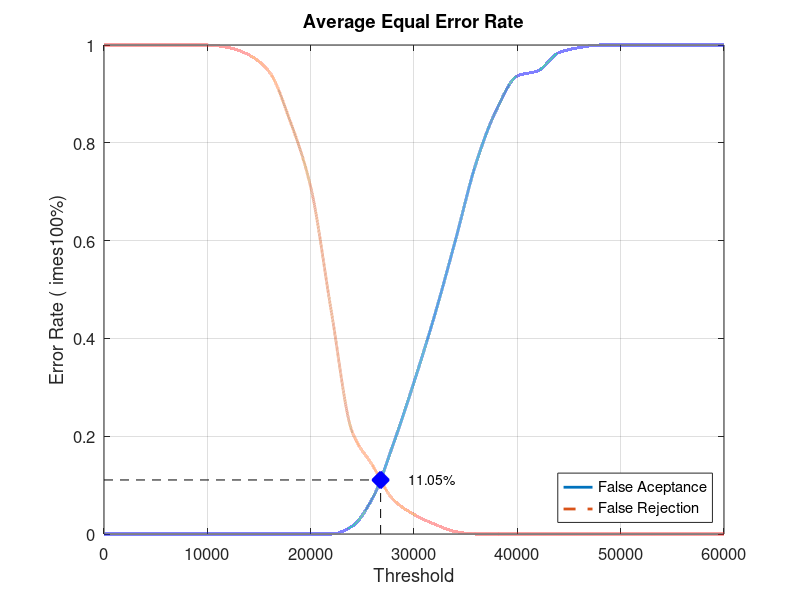
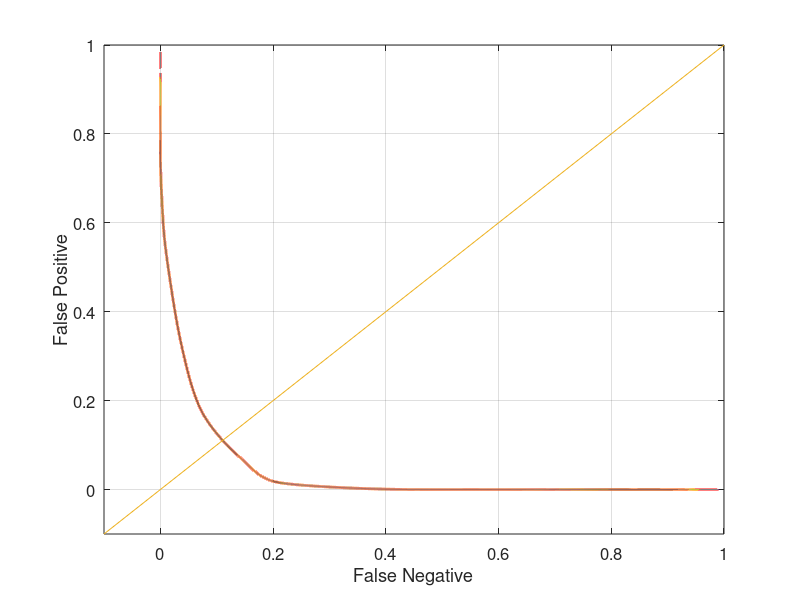

Here is the MATLAB script that generated these plots, in order:
close all;
clear;
clc;
x = 0:2000:60000;
xq = 0:0.5:60000;

y0 = [0 0 0 0 0 0 0 0 0 0 0 0 0.0157895 0.0736842 0.184211 0.310526 0.447368 0.6 0.757895 0.868421 0.936842 0.947368 0.984211 0.994737 1 1 1 1 1 1 1]
yy0 = interp1(x, y0, xq, 'pchip');
y1 = [1 1 1 1 1 1 0.995 0.98 0.945 0.845 0.71 0.455 0.21 0.14 0.07 0.04 0.02 0.005 0 0 0 0 0 0 0 0 0 0 0 0 0]
yy1 = interp1(x, y1, xq, 'pchip');

% Calculating EER: 
y2 = abs(y0 - y1);
find(y2 == min(y2))
yy2 = abs(yy0 - yy1);
xEER = find(yy2 == min(yy2));
xEERIndex = xq(xEER) % X-axis EER
yEER = yy0(xEER) % Y-axis EER

main = figure
plot(xq, yy0,'-','LineWidth', 2);	hold on
plot(xq, yy1,'--','LineWidth', 2);	hold on
plot([xEERIndex xEERIndex], [0 yEER], 'k--');	hold on
plot([0 xEERIndex], [yEER yEER], 'k--');	hold on
plot(xEERIndex, yEER, 'bx', 'LineWidth', 10);	hold on
text(xEERIndex + 10 * xEERIndex / 100, yEER, [num2str(round((10000 * yEER)) / 100) '%'])
legend('False Aceptance', 'False Rejection', 'Location', 'SouthEast')
xlabel('Threshold')
ylabel('Error Rate (	imes100%)')
title('Average Equal Error Rate')
set(gca, 'FontSize', 12)
axis([0 60000 0 1])
grid on

print(main, 'Database1_4Main', '-dpng');
FNRxFPR = figure('Color', [1 1 1]);
plot(yy1, yy0, '-', yy1, yy0, 'LineWidth', 2);
hold on
y = -0.1:0.1:1
plot(y, y); 
set(gca, 'FontSize', 12)
xlabel('False Negative')
ylabel('False Positive')
axis([-0.1 1 -0.1 1])
set(gca, 'FontSize', 12)
grid on

print(FNRxFPR, 'Database1_4FNRxFPR','-dpng');
